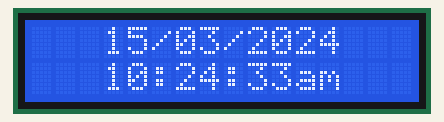
A sketch run on a simulated Arduino Uno, built with avr-gcc and run on an emulated ATmega328P. Shown: 16×2 character LCD. The local clock reads 2024-03-15 10:24:30 at power-on unless the sketch sets it.

Above: at 3.1 s.
At 7.2 s:
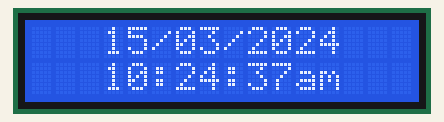
At 11.3 s:
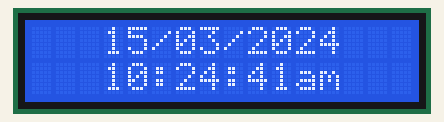
At 20.5 s:
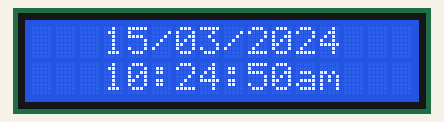
At 29.7 s:
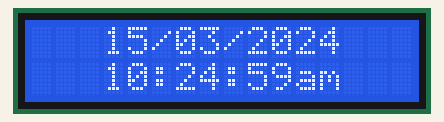
At 38.9 s:
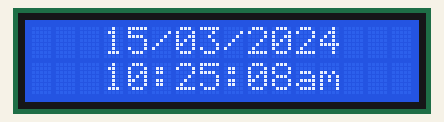

The sketch:

finalizeddatetime.ino
```cpp
#include <stdlib.h>
#include <Wire.h>
#include "RTClib.h"
#include <LiquidCrystal_I2C.h> // Library for LCD

LiquidCrystal_I2C lcd = LiquidCrystal_I2C(0x27, 16, 2);

RTC_DS1307 rtc;

char daysOfTheWeek[7][12] = {"Sunday", "Monday", "Tuesday", "Wednesday", "Thursday", "Friday", "Saturday"};

String sanitize(String value, bool hours = false) {
  String result = value;


  if (result.toInt() > 12 && hours) {
    int twelvehr = result.toInt() - 12;
    result = (String) twelvehr;
  }

  unsigned int valSize = result.length();
  if (valSize < 2) {
    result = String("0") + (String) result;
  }

  return result;
}

void setup ()
{
  Serial.begin(9600);
  delay(3000); // wait for console opening

  if (! rtc.begin()) {
    Serial.println("Couldn't find RTC");
    while (1);
  }

  if (!rtc.isrunning()) {
    Serial.println("RTC lost power, lets set the time!");

    // Comment out below lines once you set the date & time.
    // Following line sets the RTC to the date & time this sketch was compiled
    rtc.adjust(DateTime(F(__DATE__), F(__TIME__)));

    // Following line sets the RTC with an explicit date & time
    // for example to set January 27 2017 at 12:56 you would call:
    // rtc.adjust(DateTime(2017, 1, 27, 12, 56, 0));
  }

  lcd.init();
  lcd.backlight();
  lcd.clear();
}

void loop ()
{


  DateTime now = rtc.now();

  //    Serial.println("Current Date & Time: ");
  //    Serial.print(now.year(), DEC);
  //    Serial.print('/');
  //    Serial.print(now.month(), DEC);
  //    Serial.print('/');
  //    Serial.print(now.day(), DEC);
  //    Serial.print(" (");
  //    Serial.print(daysOfTheWeek[now.dayOfTheWeek()]);
  //    Serial.print(") ");
  //    Serial.print(now.hour(), DEC);
  //    Serial.print(':');
  //    Serial.print(now.minute(), DEC);
  //    Serial.print(':');
  //    Serial.print(now.second(), DEC);
  //    Serial.println();

  //    Serial.println("Unix Time: ");
  //    Serial.print("elapsed ");
  //    Serial.print(now.unixtime());
  //    Serial.print(" seconds/");
  //    Serial.print(now.unixtime() / 86400L);
  //    Serial.println(" days since 1/1/1970");

  // calculate a date which is 7 days & 30 seconds into the future
  //    DateTime future (now + TimeSpan(7,0,0,30));
  //
  //    Serial.println("Future Date & Time (Now + 7days & 30s): ");
  //    Serial.print(future.year(), DEC);
  //    Serial.print('/');
  //    Serial.print(future.month(), DEC);
  //    Serial.print('/');
  //    Serial.print(future.day(), DEC);
  //    Serial.print(' ');
  //    Serial.print(future.hour(), DEC);
  //    Serial.print(':');
  //    Serial.print(future.minute(), DEC);
  //    Serial.print(':');
  //    Serial.print(future.second(), DEC);
  //    Serial.println();

  //    Serial.println();

  lcd.setCursor(3, 0);
//  lcd.print("Date: ");
  lcd.print(sanitize((String) now.day()));
  lcd.print("/");
  lcd.print(sanitize((String) now.month()));
  lcd.print("/");
  lcd.print(now.year(), DEC);

  lcd.setCursor(3, 1);
//  lcd.print("Time: ");
  lcd.print(sanitize((String) now.hour(), true));
  lcd.print(":");
  lcd.print(sanitize((String) now.minute()));
  lcd.print(":");
  lcd.print(sanitize((String) now.second()));

  if(((String) now.hour()).toInt() > 12){
    lcd.print("pm");
  }else{
    lcd.print("am");
  }

  delay(1000);
}
```

Measured:
- what the display in image 0 shows lasts 1.0 s, from 3.1 s to 4.1 s
